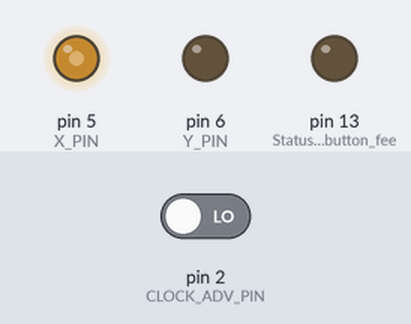
A program run on a simulated Arduino Nano, built with avr-gcc and run on an emulated ATmega328P. Shown: output pins drawn as LEDs (lit = HIGH). Inputs (shaded band) come from the test bench; at power-on: pin 2 (CLOCK_ADV_PIN) LOW.

Above: at 1.2 s.
1.3 s: pin 2 (CLOCK_ADV_PIN) driven HIGH
At 1.65 s:
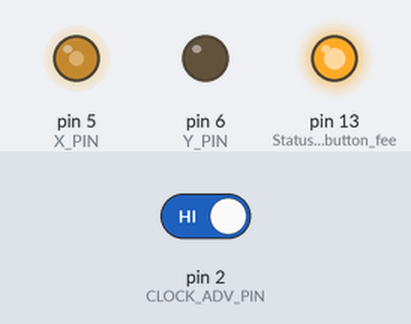
Timing chart, 0 to 1.7 s (numbered marks = the images above; inputs shaded):
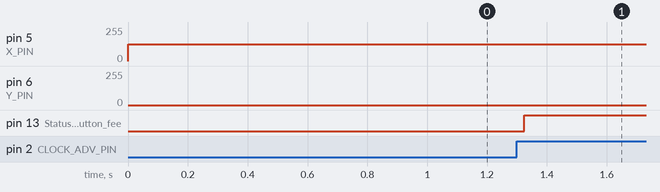

The program:

main.cpp
```cpp
/*******************************************************************************
* Draw an analog clock on an oscilloscope
* Original by Dave Burke, 2020, https://github.com/daveyburke/Oscilloscope-Clock
* Optimized for PlatformIO & corrected for XY Oscilloscope polarity mapping
* by Wolfhard Eick, 2026
*******************************************************************************/

#include <Arduino.h>
#include <Wire.h>

// Hardware Pin Definitions
#define X_PIN 5
#define Y_PIN 6
#define CLOCK_ADV_PIN 2

// Timing configurations
// Lower values increase refresh rate (reduce flickering on analog scopes)
// Adjust if vectors distort due to hardware RC low-pass filter limitations
#define DELAY 30

// Graphic definitions
#define RADIUS 125.0
#define XY_OFFSET RADIUS

// Time calculation helpers
#define SECS_PER_MIN  (60UL)
#define SECS_PER_HOUR (3600UL)
#define SECS_PER_DAY  (SECS_PER_HOUR * 24L)
#define numberOfSeconds(_time_) (_time_ % SECS_PER_MIN)
#define numberOfMinutes(_time_) ((_time_ / SECS_PER_MIN) % SECS_PER_MIN)
#define numberOfHours(_time_) (( _time_% SECS_PER_DAY) / SECS_PER_HOUR)

// Global state variables
int gLastButtonState = LOW;
unsigned long gBootTimeSec = 0;
unsigned long gTimeOffset = 0;

// === C++ Function Prototypes for PlatformIO ===
uint64_t millis64();
void drawPoint(int x, int y);
void drawRadialLine(float angle, int r1, int r2);
void drawArc(float a1, float a2, float r);

/**
 * @brief 64-bit millis implementation to prevent rollover issues.
 * Essential since TCCR0B modification accelerates the timer frequency by 64x.
 */
uint64_t millis64() {
    static uint32_t low32, high32;
    uint32_t newLow32 = millis();
    if (newLow32 < low32) high32++;
    low32 = newLow32;
    return ((uint64_t) high32 << 32 | low32) / 64UL;
}

/**
 * @brief Outputs raw X/Y coordinates via PWM to the RC low-pass filters.
 */
void drawPoint(int x, int y) {
    analogWrite(X_PIN, x + XY_OFFSET);
    analogWrite(Y_PIN, y + XY_OFFSET);
    delayMicroseconds(DELAY);
}

/**
 * @brief Draws a vector from radius r1 to r2 at a specific angle.
 * @param angle Normalized angle measured in turns (0.0 to 1.0)
 */
void drawRadialLine(float angle, int r1, int r2) {
    int dir = r1 > r2 ? -5 : 5;
    for (int r = r1; r1 > r2 ? r > r2 : r < r2; r += dir) {
        /* * POLARITY ADJUSTMENT:
         * Removing all negative signs targets the inverted scope channels directly.
         * This re-aligns the vertical phase to place 12 o'clock at the top and
         * flips the sweep direction back to a clean clockwise rotation.
         */
        drawPoint(sin(2 * PI * angle) * r, cos(2 * PI * angle) * r);
    }
}

/**
 * @brief Draws a circular arc between two angles at a fixed radius.
 */
void drawArc(float a1, float a2, float r) {
    float dir = a2 > a1 ? .005 : -.005;
    for (float a = a2 > a1 ? a1 : a2; a2 > a1 ? a < a2 : a > a1; a += dir) {
        /*
         * POLARITY ADJUSTMENT:
         * Standard positive (sin, cos) space to sync the face rendering
         * with the updated hands mapping.
         */
        drawPoint(sin(2 * PI * a) * r, cos(2 * PI * a) * r);
    }
}

void setup() {
    pinMode(X_PIN, OUTPUT);
    pinMode(Y_PIN, OUTPUT);
    pinMode(CLOCK_ADV_PIN, INPUT);
    pinMode(13, OUTPUT); // Status LED for button feedback

    // Increase PWM frequency on Pins 5 & 6 to 62500 Hz to minimize ripple after the RC filter.
    // Prescaler configuration changes Timer 0, which accelerates millis() speed by factor 64.
    TCCR0B = (TCCR0B & 0b11111000) | 0x01;

    gBootTimeSec = millis64() / 1000UL;
}

void loop() {
    // Main system time tracking
    unsigned long elapsedSec = millis64() / 1000UL - gBootTimeSec + gTimeOffset;
    int hrs = numberOfHours(elapsedSec);
    int mins = numberOfMinutes(elapsedSec);
    int secs = numberOfSeconds(elapsedSec);

    // Dynamic clock setting via hardware input button (D2)
    if (digitalRead(CLOCK_ADV_PIN) == HIGH) {
        digitalWrite(13, HIGH); // Visually confirm button press on onboard LED
        gTimeOffset += (gLastButtonState == LOW) ? SECS_PER_MIN : SECS_PER_MIN * 10;
        gLastButtonState = HIGH;
    } else {
        digitalWrite(13, LOW);
        gLastButtonState = LOW;
    }

    // 1. Render Second Hand
    float secsAngle = secs / 60.0;
    drawRadialLine(secsAngle + 0.5, 0, 30);  // Reverse counterweight part of the hand
    drawRadialLine(secsAngle, 0, RADIUS);

    // 2. Render Outer Dial Tick Marks & Arcs
    for (int i = secs; i < secs + 60; i++) {
        float a = i / 60.0;
        if (i % 5 == 0) {
            drawRadialLine(a, RADIUS, RADIUS - 20);
            drawRadialLine(a, RADIUS - 20, RADIUS);
        }
        drawArc(a, a + 1.0 / 60.0, RADIUS);
    }
    drawRadialLine(secsAngle, RADIUS, 0);

    // 3. Render Minute Hand
    float minsAngle = mins / 60.0;
    drawRadialLine(minsAngle + 0.5, 0, 30);
    drawRadialLine(minsAngle, 0, RADIUS - 10);
    drawRadialLine(minsAngle, RADIUS - 10, 0);

    // 4. Render Hour Hand (includes interpolation based on passing minutes)
    float hrsAngle = hrs / 12.0 + minsAngle / 12.0;
    drawRadialLine(hrsAngle + 0.5, 0, 30);
    drawRadialLine(hrsAngle, 0, RADIUS - 45);
    drawRadialLine(hrsAngle, RADIUS - 45, 0);
}
```
